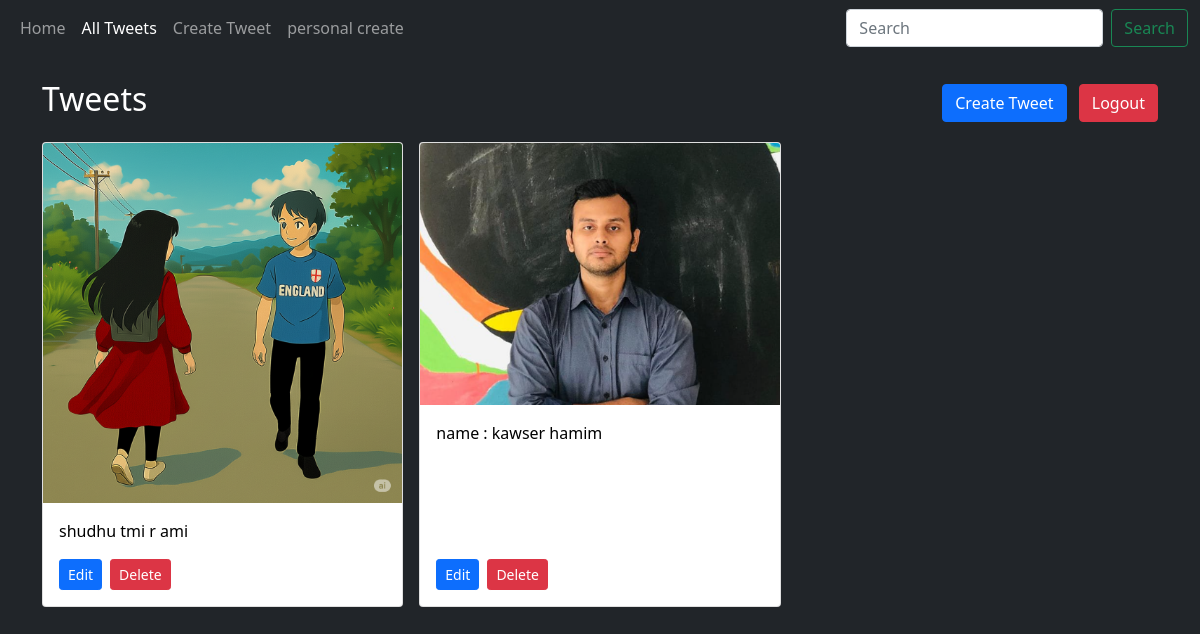
Page /tweets/ (signed in) on the earlier database version.
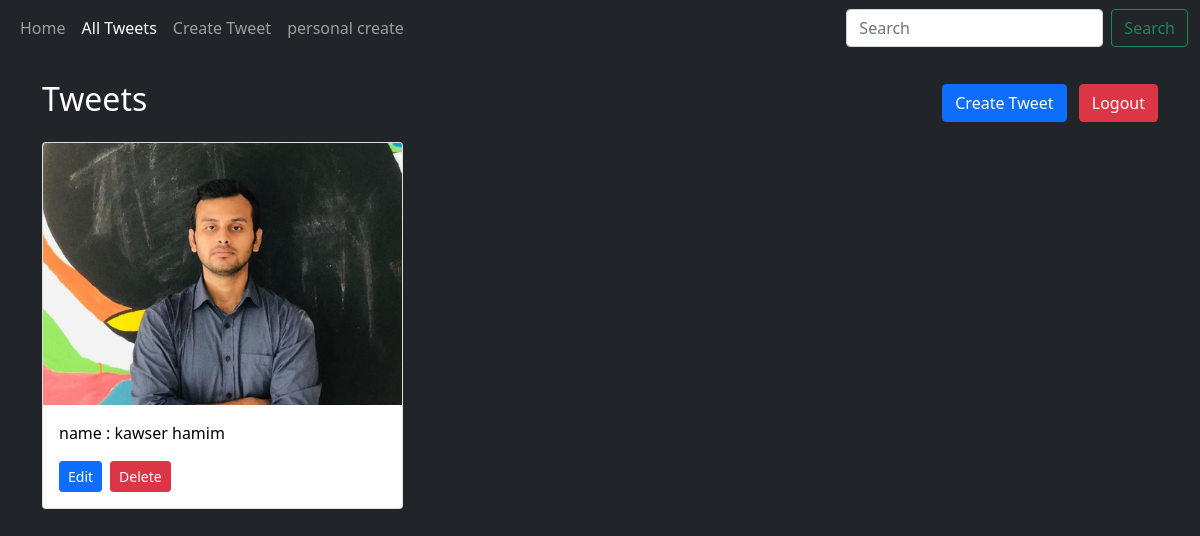
Same page on the later database version.
### tweet/models.py (models this page shows, shortened)
class Tweet(models.Model):
    user = models.ForeignKey(User,on_delete=models.CASCADE,null=True, blank = True)
    text = models.TextField()
    photo = models.ImageField(upload_to='photos/', blank=True , null= True)
    created_at = models.DateTimeField(auto_now_add=True)
    updated_at = models.DateTimeField(auto_now=True)

### tweet/views.py (the view)
# urls.py: path('tweets/', views.tweet_list, name='tweet_list'),
@login_required
def tweet_list(request):
    tweets = Tweet.objects.all().order_by('-created_at')
    return render(request, 'tweet/tweet_list.html', {'tweets': tweets})

### tweet/templates/tweet/tweet_list.html (shortened to what this page needs)
{% extends "index.html" %}
{% block content %}
<div class="d-flex justify-content-between align-items-center mb-3">
    <h2>Tweets</h2>
    <div>
        <a class="btn btn-primary" href="{% url 'tweet_create' %}">Create Tweet</a>
        {% if user.is_authenticated %}
            <a class="btn btn-danger ms-2" href="{% url 'logout' %}">Logout</a>
        {% endif %}
    </div>
</div>
<div class="row g-3">
    {% for tweet in tweets %}
        <div class="col-md-4">
            <div class="card h-100">
                {% if tweet.photo %}
                    <img src="{{ tweet.photo.url }}" class="card-img-top" alt="error loading image">
                {% else %}
                    <p class="text-center text-muted py-3">No photo available</p>
                {% endif %}
                <div class="card-body d-flex flex-column">
                    <p class="card-text" style="color: black;">
                        {{ tweet.text }}
                    </p>
                    <div class="mt-auto d-flex">
                        <a href="{% url 'tweet_edit' tweet.id %}" class="btn btn-primary btn-sm me-2">Edit</a>
                        <form action="{% url 'tweet_delete' tweet.id %}" method="POST" style="display:inline;">
                            <button type="submit" class="btn btn-danger btn-sm">Delete</button>
                        </form>
                    </div>
                </div>
            </div>
        </div>
    {% empty %}
        <p>No tweets available.</p>
    {% endfor %}
</div>
{% endblock %}

Differences in the rows shown:
removed Tweet: photo (picture), text "shudhu tmi r ami"
